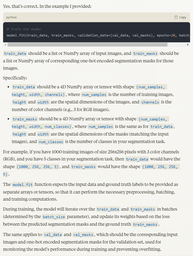
#> input picture ml_segmentation/training_data_instructions.png, 193 x 256 px, shrunk from 1065 x 1409 before the run
$ python -i layout.py   (imports and definitions only)
#> lines starting #> are read from the running program, lines starting #| are printed output that depends on the picture; after the words box and inside, x2 and y2 are one past the last pixel; in counts of white or black regions, pixels touching at a corner belong together
import numpy as np
from PIL import Image, ImageDraw
import sys
# [1 line not run here, left out]

def get_pixel_histogram(data, compress_height, compress_width):
    """Function to compute a 1D pixel histogram where each value is the count of pixels across the vertical axis
    Note that this function will compute the histogram based on a compressed version of data

    Parameters
    ----------
    data : numpy array
        the image from which we will compute the pixel histogram
    compress_height : int
        the amount of pixels to be compressed into 1 pixel in the vertical axis
    compress_width : int
        the amount of pixels to be compressed into 1 pixel in the horizontal axis

    Returns
    -------
    series : list
        the 1D pixel histogram
    """
    h = len(data)
    w = len(data[0])
    img_tmp = []
    for i in range(0, h, compress_height):
        img_tmp.append([])
        for j in range(w):
            pixels = 0
            for k in range(compress_height):
                if i+k < len(data) and data[i+k][j] == 0:
                    pixels += 1
            # print(pixels)
            if pixels > compress_height/10:
                img_tmp[-1].append(0)
            else:
                img_tmp[-1].append(255)

    img_tmp2 = []
    for i in range(0, len(img_tmp[0]), compress_width):
        img_tmp2.append([])
        for j in range(len(img_tmp)):
            pixels = 0
            for k in range(compress_width):
                if i+k < len(img_tmp[j]) and img_tmp[j][i+k] == 0:
                    pixels += 1
            # print(pixels)
            if pixels > compress_width/10:
                img_tmp2[-1].append(0)
            else:
                img_tmp2[-1].append(255)
    array = np.array(img_tmp2).T
    series = []
    for i in range(len(array[0])):
        cur = 0
        for j in range(len(array)):
            if array[j][i] == 255:
                cur += 1
        series.append(cur)
    return series

def find_rotate_angle(data, compress_height, compress_width):
    """Function to compute the angle of rotation needed to correct the image

    Parameters
    ----------
    data : numpy array
        the image from which we will compute the angle of rotation
    compress_height : int
        the amount of pixels to be compressed into 1 pixel in the vertical axis
    compress_width : int
        the amount of pixels to be compressed into 1 pixel in the horizontal axis

    Returns
    -------
    maxAngle : int
        the angle of rotation needed to correct the image
    """
    img = Image.fromarray(data.astype(np.uint8))
    maxStd = 0
    maxAngle = 0
    for i in range(-10, 10):
        tmp_img = img.rotate(i, fillcolor=1)
        series = get_pixel_histogram(np.asarray(tmp_img), compress_height, compress_width)
        std = np.std(series)
        if std > maxStd:
            maxStd = std
            maxAngle = i
    return maxAngle

# TODO explore approach that allows us to intelligently identify proper multiplier for a set of images
def compute_spaces(data, compress_height, compress_width, multiplier=1.2):
    """Function to compute the vertical spaces (that runs from top to bottom) between layout bounding boxes
    Note that this algorithm will compress the target image before performing analysis to reduce pixel noise

    Parameters
    ----------
    data : numpy array
        the image from which we will compute the spaces
    compress_height : int
        the amount of pixels to be compressed into 1 pixel in the vertical axis
    compress_width : int
        the amount of pixels to be compressed into 1 pixel in the horizontal axis
    multiplier : float
        a hyper-parameter to define the threshold for pixel histogram analysis (higher = less spaces)

    Returns
    -------
    spaces : list
        a list of computed spaces
    """
    series = get_pixel_histogram(data, compress_height, compress_width)
    threshold = np.mean(series)+multiplier*np.std(series)
    spaces = []
    left = 0
    is_higher = False
    for i in range(len(series)):
        if series[i] > threshold and not is_higher:
            is_higher = True
            if left != i:
                spaces.append([left*compress_width, i*compress_width])
        elif series[i] < threshold and is_higher:
            is_higher = False
            left = i
    return spaces

def layout_analyze(data, save_path = None, display = False):
    """Function to compute the layout bounding blocks that contain texts within an image

    Parameters
    ----------
    data : numpy array
        a grayscale image that has been normalized from a color original
    save_path : string (optional)
        the path to which we want to save the layout-analyzed image (With bounding box overlays)

    Returns
    -------
    crops_orig_vertical : list(Image)
        a list of images of text blocks
    coordinates : list
        a list of coordinates of the text blocks within the original image in (left, top, right, bottom) format
    """
#> called with display = False
    # data is the pooled image, resized to 960x1280
    binarization_quantile = 0.1
    bin_thresh = np.quantile(data, binarization_quantile)
#> bin_thresh = 163
    #print("Dynamic binarization threshold = "+str(bin_thresh))
    orig_img = data.copy()
    orig_img = Image.fromarray(orig_img)

    data = np.where(data <= bin_thresh, 0, 255)
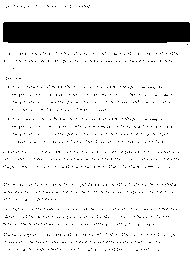
#> data: shape (256, 193) int64; 89.9% white; 824 black regions (823 under 20 px), largest, box (x1, y1, x2, y2) and area: (3, 22, 190, 43) 3897

    # data is still grayscale but has been pseudo-binarized (each pixel is either 0 or 255)
    # TODO should we actually binarize here?

    img = Image.fromarray(data.astype(np.uint8))
    angle = find_rotate_angle(data, 20, 20)
#> the loop in find_rotate_angle, `for i in range(-10, 10):` made 20 passes
#> (series, std, maxStd) on passes 1, 16, 17: ([12, 10, 11, 10, 12, 11, 11, 11, 11, 11], 0.632, 0.632), ([11, 11, 11, 11, 11, 11, 12, 11, 11, 13], 0.64, 0.64), ([10, 11, 11, 11, 11, 12, 11, 11, 11, 13], 0.748, 0.748)
#> (series, std) on passes 2 to 7: ([13, 11, 11, 11, 11, 11, 11, 11, 11, 11], 0.6), ([12, 11, 11, 10, 11, 11, 11, 11, 11, 11], 0.447), ([11, 11, 11, 11, 11, 11, 11, 11, 11, 11], 0), ([11, 11, 11, 10, 11, 11, 11, 11, 11, 11], 0.3), ([11, 11, 11, 12, 11, 11, 11, 11, 11, 11], 0.3), ([11, 11, 12, 11, 11, 11, 11, 11, 11, 11], 0.3)
#> pass 1, in find_rotate_angle, `tmp_img = img.rotate(i, fillcolor=1)`:
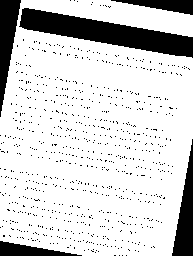
#> tmp_img: PIL image 193x256 L; min 0, max 255, mean 211.4
#> pass 2, in find_rotate_angle, `tmp_img = img.rotate(i, fillcolor=1)`:
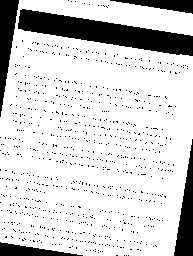
#> tmp_img: PIL image 193x256 L; min 0, max 255, mean 212.8
#> pass 3, in find_rotate_angle, `tmp_img = img.rotate(i, fillcolor=1)`:
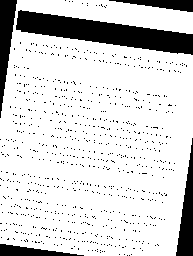
#> tmp_img: PIL image 193x256 L; min 0, max 255, mean 214.3
#> after the loop in find_rotate_angle, `for i in range(-10, 10):`: maxAngle = 6; maxStd = 0.748
#> angle = 6
    img = img.rotate(angle, fillcolor=255)
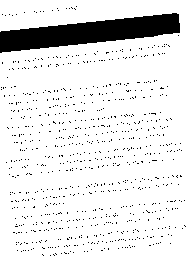
#> img: PIL image 193x256 L; 90.2% white; 815 black regions (814 under 20 px), largest, box (x1, y1, x2, y2) and area: (0, 13, 180, 53) 3765
    # fill color has been changed here, I think that the original version assumed the image was binarized
    orig_img = orig_img.rotate(angle, fillcolor=255)
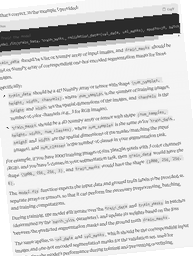
#> orig_img: PIL image 193x256 L; min 24, max 255, mean 217.1
    # orig_img.save("pooled.jpg")
    data = np.asarray(img)
    # data is rotated pseudo-binarized image
    img = img.convert('RGB')
    draw = ImageDraw.Draw(img, "RGBA")
    # img has been converted back to color (so we can draw boxes on it?)

    spaces_horizontal = compute_spaces(data, 20, 20) # hyperparams
#> in compute_spaces, `series = get_pixel_histogram(data, compress_height, compress_width)`: series = [10, 11, 11, 11, 11, 12, 11, 11, 11, 13]
#> in compute_spaces, `threshold = np.mean(series)+multiplier*np.std(series)`: threshold = 12.1
#> the loop in compute_spaces, `for i in range(len(series)):` made 10 passes
#> is_higher on pass 10: True
#> after the loop in compute_spaces, `for i in range(len(series)):`: is_higher = True; left = 0; spaces = [[0, 180]]
#> spaces_horizontal = [[0, 180]]
    crops_horizontal = []
    crops_orig_horizontal = []
    indices_horizontal = []

    for space in spaces_horizontal:
        crops_horizontal.append(img.crop((space[0], 0, space[1], img.size[1])))
        indices_horizontal.append(space)
        crops_orig_horizontal.append(orig_img.crop((space[0], 0, space[1], img.size[1])))
#> this loop made 1 pass
#> after the loop, crops_horizontal = 1 item; crops_orig_horizontal = 1 item; indices_horizontal = [[0, 180]]
    indices_horizontal.append(img.size[1])

    crops_vertical = []
    crops_orig_vertical = []
    coordinates = []
    for i,crop in enumerate(crops_horizontal):
        crop_data = np.asarray(crop).T[0]
        spaces_vertical = compute_spaces(crop_data, 20, 20) # hyperparams
        for space in spaces_vertical:
            # TODO we're still getting junk crops (ruler, parts of images were edges of a lot of pages appear, etc)
            if space[1]-space[0] > 50 and crop.size[0] > 50: # filter out garbage crops
                draw.rectangle((indices_horizontal[i][0], space[0], indices_horizontal[i][1], space[1]), outline= 'blue', fill=(0, 255, 0, 30))
                crops_vertical.append(crop.crop((0, space[0], crop.size[0], space[1])))
                # crops_orig_vertical.append(crops_orig_horizontal[i].crop((0, space[0], crop.size[0], space[1])))
                crops_orig_vertical.append(orig_img.crop((indices_horizontal[i][0], space[0], indices_horizontal[i][1], space[1])))
                coordinates.append((indices_horizontal[i][0], space[0], indices_horizontal[i][1], space[1]))
#> this loop made 1 pass
#> threshold in compute_spaces on pass 1: 9.23
#> pass 1, in layout_analyze, `crop_data = np.asarray(crop).T[0]`:
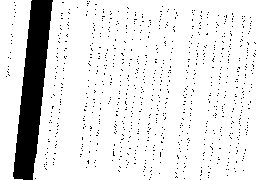
#> crop_data: shape (180, 256); 89.5% white; 808 black regions (807 under 20 px), largest, box (x1, y1, x2, y2) and area: (13, 0, 53, 180) 3765
#> after the loop, coordinates = []; crops_orig_vertical = []; crops_vertical = []

    if display:
        img.show()

    if save_path is not None:
        img.save(save_path)

    """print(f"{len(coordinates)} text regions found.")

    for x in crops_orig_vertical:
        x.show()"""

    return crops_orig_vertical, coordinates, angle

# print(detect_internal_signature("segmented/239746-0175-01-pooled.jpg"))

>>> import cv2
>>> picture = cv2.imread('ml_segmentation/training_data_instructions.png', cv2.IMREAD_GRAYSCALE)
>>> result = layout_analyze(picture)
#> result = ([], [], 6)
